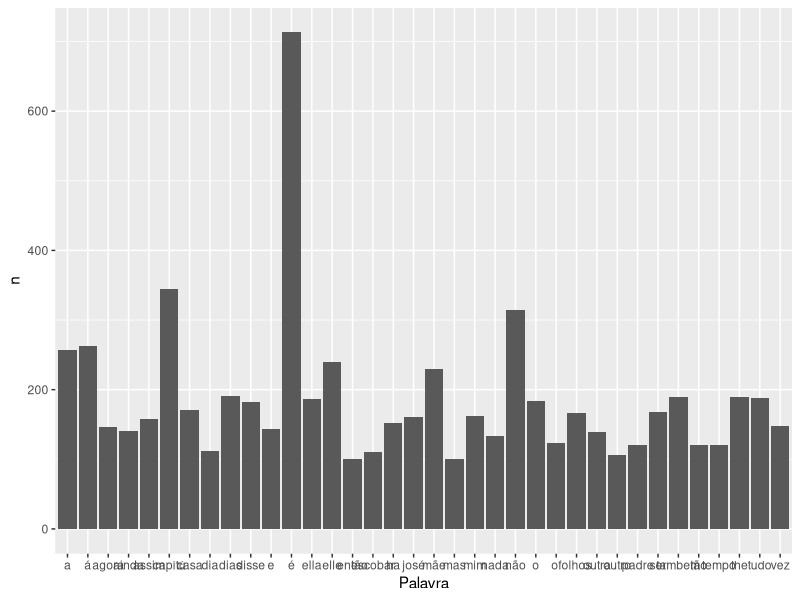
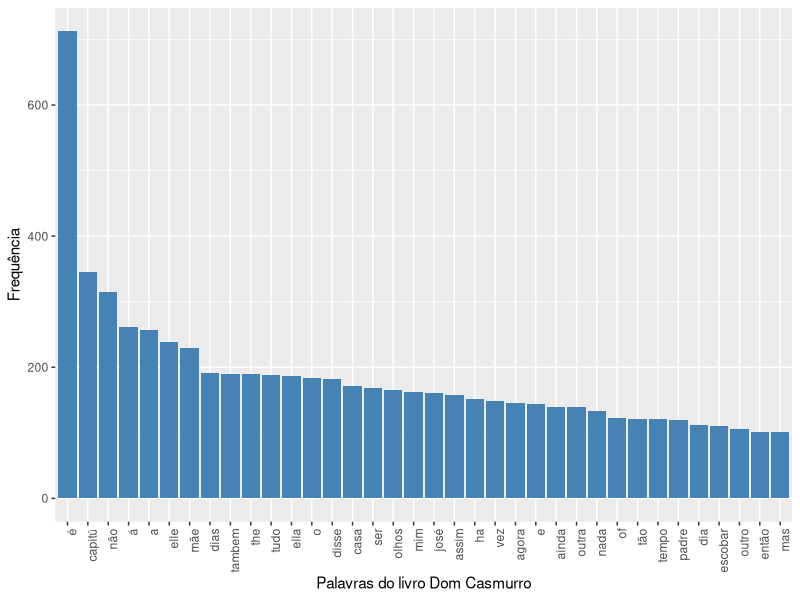

Write R code to recreate these figures, in order.

# Trabalhando com textos - Tidyverse -------------------------------------------------------------------------------------------------------
# Autoria do script: Jeanne Franco ---------------------------------------------------------------------------------------------------------
# Data do script: 30/04/22 -----------------------------------------------------------------------------------------------------------------
# Referência: Curso Udemy ------------------------------------------------------------------------------------------------------------------

# Pacotes necessário ------------------------------------------------------------------------------------------------------------------------

library(tidyverse)
library(tidytext) # Pacote para análise de textos
library(tm) # Pacote para text mining

# Carregando texto -------------------------------------------------------------------------------------------------------------------------

casmurro <- scan("casmurro.txt", what = "character", sep = "\n", encoding = "UTF-8")

# Manipulando o texto ----------------------------------------------------------------------------------------------------------------------

casmurro[1:30] # Início do texto, até as 30 primeiras linhas.
grep("FIM", casmurro) # Procura a palavra "fim" no texto

casmurro[27:6393] # Linha onde começa o capítulo até o fim do texto

stopwords("pt") # Indica algumas palavras em português ("pt") que não tem muita utilidade 
## para as análises

casmurro <- removeWords(casmurro, stopwords("pt")) # Remove palavras desnecessárias

# Análise do texto - Mineração -------------------------------------------------------------------------------------------------------------------------

grep("Bentinho", casmurro) # Posições onde está a palavra "Bentinho"

length(grep("Bentinho", casmurro)) # Quantas vezes são citadas as palavras
length(grep("Capitú", casmurro))

# Análise do texto - Tidytext --------------------------------------------------------------------------------------------------------------

casmurro <- data.frame("Linha" = 1:length(casmurro), "Texto" = casmurro)
view(casmurro)

casmurro <- unnest_tokens(casmurro, Palavra, Texto) # Coluna palavra substitui coluna 
# texto
view(casmurro)

## Frequência de palavras

freq <- casmurro %>%
  count(Palavra, sort = TRUE)
view(freq)

## As 100 palavras mais frequentes

freq100 <- filter(freq, n > 100) %>%
  arrange(desc(n))
view(freq100)

# Gráfico de frequência --------------------------------------------------------------------------------------------------------------------

ggplot(freq100) +
  geom_col(aes(x = Palavra, y = n))

ggplot(freq100) +
  geom_col(aes(y = n, x = reorder(Palavra, -n)), fill = "Steelblue") +
  labs(y = "Frequência", x = "Palavras do livro Dom Casmurro") +
  theme(axis.text.x = element_text(angle = 90, hjust = 1))
             
